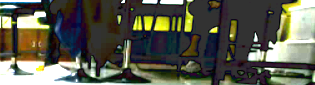
%> input picture pic/dum.png, 315 x 85 px
$ octave thresholding_finding.m   (GNU Octave 9; MATLAB toolbox functions it lacks are replaced by stand-ins)
%> lines starting %> are read from the running program, lines starting %| are printed output that depends on the picture; in (x1, y1, x2, y2) boxes, pixels count from 0 and x2, y2 are one past the last pixel; in counts of white or black regions, pixels touching at a corner belong together; the program's own positions count from 1
chic = imread('.\pic\dum.png');
%> chic is the input picture: size 85x315x3 uint8; mean R, G, B 90.2, 90.9, 77.5
hsv = rgb2hsv(chic);
%> hsv: size 85x315x3 double; mean H, S, V 0.319, 0.407, 0.394

subplot(1,3,1)
imhist(hsv(:,:,1))

subplot(1,3,2)
imhist(hsv(:,:,2))

subplot(1,3,3)
imhist(hsv(:,:,3))
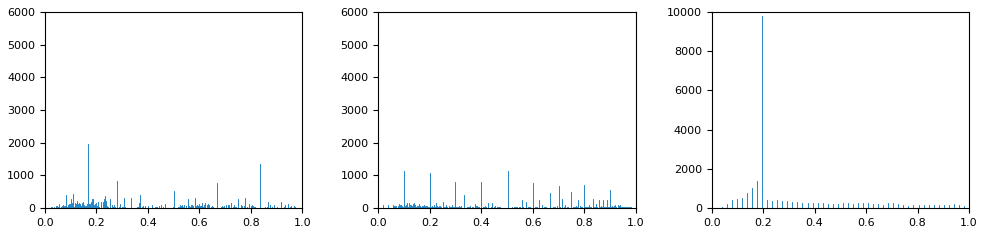
%> figure redrawn from the program's plot data, 3 panels; panel 1: highest point at x = 0, y = 5926; panel 2: highest point at x = 0, y = 5461; panel 3: highest point at x = 0.196, y = 9793

bi = (hsv(:,:,1) <= 0.25) & (hsv(:,:,2))  & (hsv(:,:,3) <= 0.8);
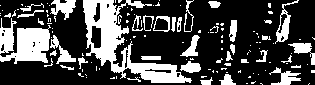
%> bi: size 85x315 logical; 28.9% white; 134 white regions (97 under 20 px), largest, box (x1, y1, x2, y2) and area: (83, 0, 192, 83) 2837, (0, 25, 51, 64) 1125, (0, 18, 17, 54) 337

$ run again, with pic/aliveordead1.png copied over pic/dum.png
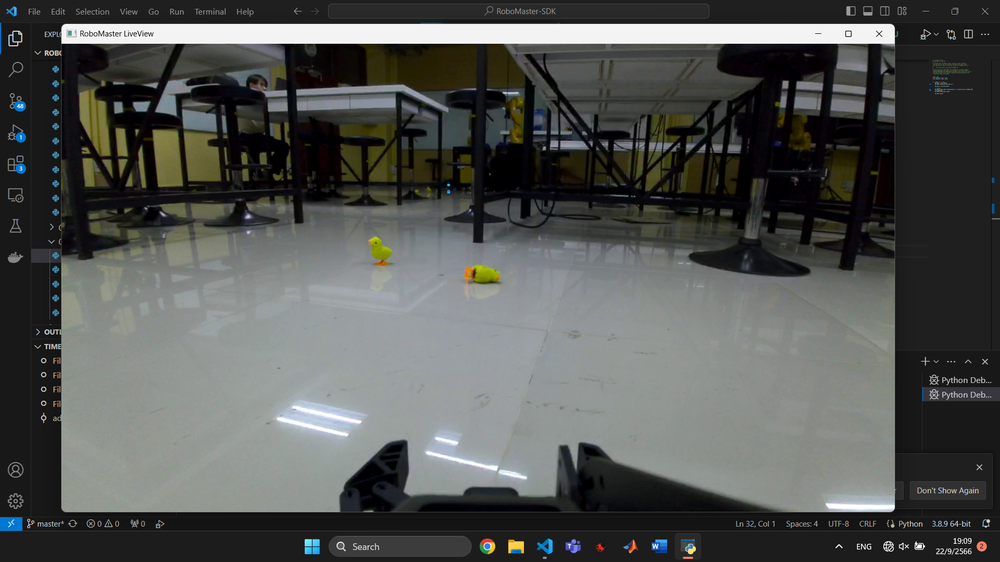
%> input picture pic/aliveordead1.png, 1000 x 562 px, shrunk from 1920 x 1080 before the run
%> chic is the input picture: size 562x1000x3 uint8; mean R, G, B 82.4, 84.6, 82.1
%> hsv: size 562x1000x3 double; mean H, S, V 0.293, 0.147, 0.339
%> `imhist(hsv(:,:,3))`:
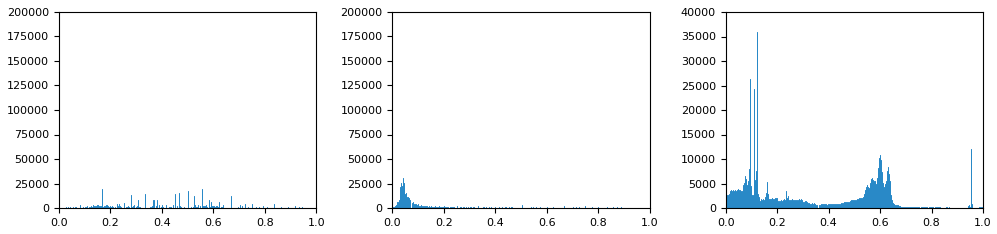
%> figure redrawn from the program's plot data, 3 panels; panel 1: highest point at x = 0, y = 166986; panel 2: highest point at x = 0, y = 161224; panel 3: highest point at x = 0.122, y = 35896
%> `bi = (hsv(:,:,1) <= 0.25) & (hsv(:,:,2))  & (hsv(:,:,3) <= 0.8);`:
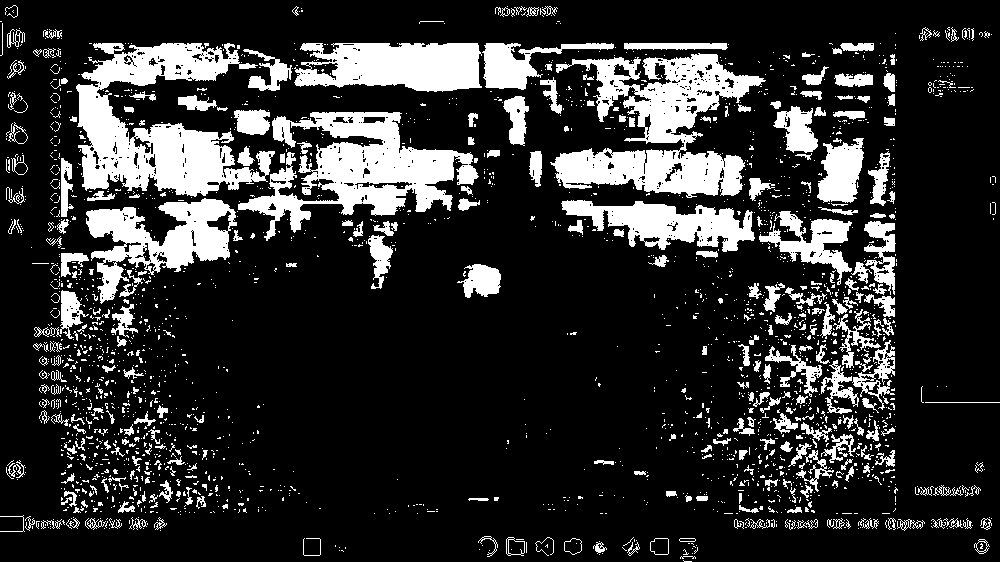
%> bi: size 562x1000 logical; 18.9% white; 2317 white regions (1988 under 20 px), largest, box (x1, y1, x2, y2) and area: (76, 43, 275, 197) 14574, (550, 53, 766, 198) 14165, (238, 112, 479, 241) 12483

$ run again, with pic/aliveordead3.png copied over pic/dum.png
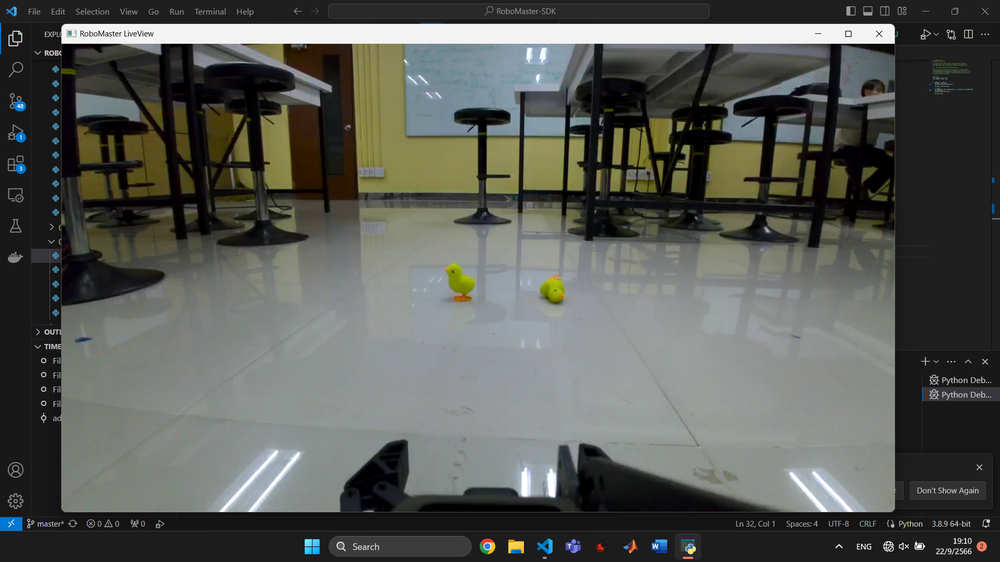
%> input picture pic/aliveordead3.png, 1000 x 562 px, shrunk from 1920 x 1080 before the run
%> chic is the input picture: size 562x1000x3 uint8; mean R, G, B 88.4, 90.6, 85.8
%> hsv: size 562x1000x3 double; mean H, S, V 0.276, 0.144, 0.364
%> `imhist(hsv(:,:,3))`:
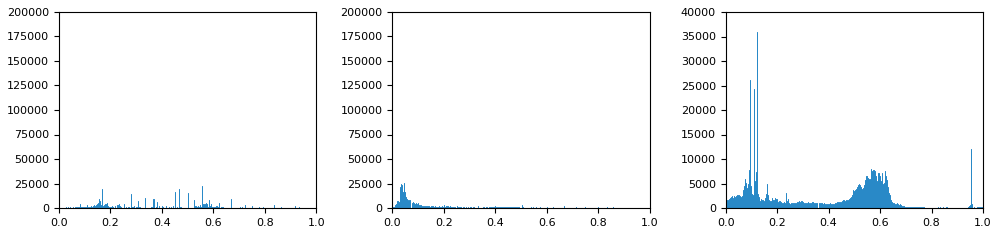
%> figure redrawn from the program's plot data, 3 panels; panel 1: highest point at x = 0, y = 163466; panel 2: highest point at x = 0, y = 158885; panel 3: highest point at x = 0.122, y = 35987
%> `bi = (hsv(:,:,1) <= 0.25) & (hsv(:,:,2))  & (hsv(:,:,3) <= 0.8);`:
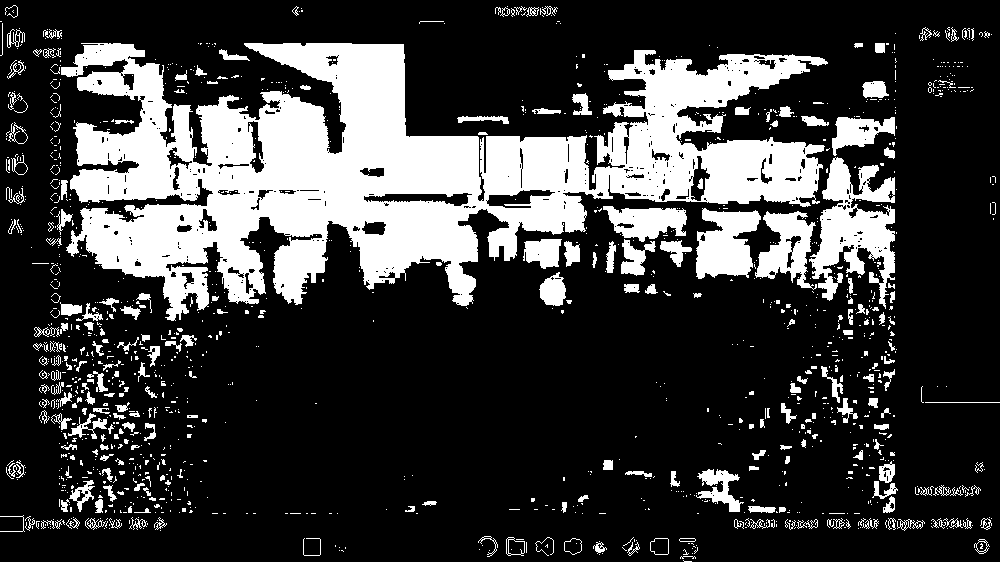
%> bi: size 562x1000 logical; 24% white; 1355 white regions (1108 under 20 px), largest, box (x1, y1, x2, y2) and area: (61, 43, 828, 321) 97302, (809, 157, 895, 309) 6394, (696, 208, 761, 279) 3184
